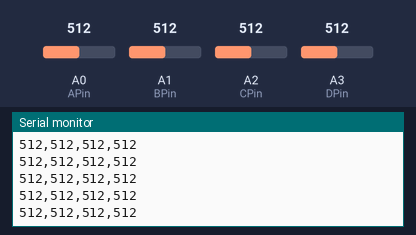
This sketch was run on a simulated Arduino Uno, built with avr-gcc and run on an emulated ATmega328P. On the bench: the last lines printed to the serial monitor. Inputs (shaded band) come from the test bench; at power-on: A0 (APin) = 512, A1 (BPin) = 512, A2 (CPin) = 512, A3 (DPin) = 512.

Above: at 1.2 s.
1.3 s: A0 (APin) set to 109
At 2.2 s:
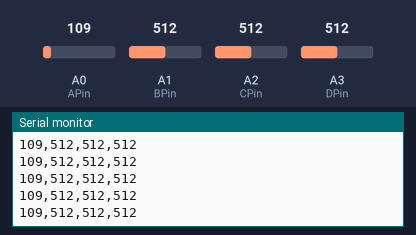
4.3 s: A0 (APin) set to 89
At 5.1 s:
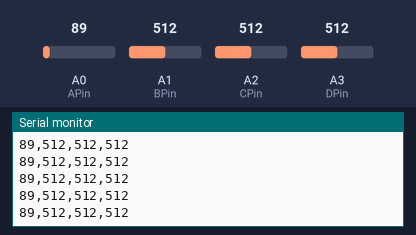
Timing chart, 0 to 7.3 s (numbered marks = the images above; inputs shaded):
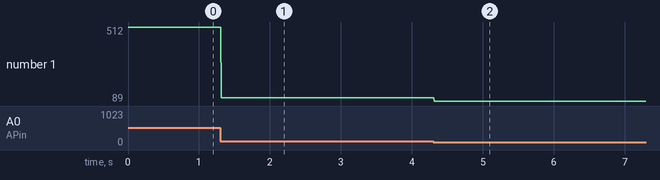

Measured:
- after the input at 1.3 s, the serial monitor: prints a new line at once (image 1)
- after the input at 4.3 s, the serial monitor: prints a new line at once (image 2)
- plotted number 1: 512 → 109 after the input at 1.3 s, 109 → 89 after the input at 4.3 s

The sketch:

four_sensors.ino
```cpp
#include <util/delay.h>

//  Variables
int APin = 0;               // Sensor1 connected to ANALOG PIN 0
int BPin = 1;               // Sensor2 connected to ANALOG PIN 1
int CPin = 2;               // Sensor3 connected to ANALOG PIN 2
int DPin = 3;               // Sensor4 connected to ANALOG PIN 3
int sampling_rate = 250;
long int baudrate = 115200;

unsigned int aVal = 0;      // holds the incoming raw data. Signal value can range from 0-1024
unsigned int bVal = 0;      // holds the incoming raw data. Signal value can range from 0-1024
unsigned int cVal = 0;      // holds the incoming raw data. Signal value can range from 0-1024
unsigned int dVal = 0;      // holds the incoming raw data. Signal value can range from 0-1024

// To compute: inter_sample_interval_us
//int(round(float(1000/sampling_rate))) ->use this formula to calculate. Here it can not be made dymanic due to library limitation
// Also account for the average processing delay, and substract from the value, e.g. for 250 sampling rate, 4 - 1.3
// 0.1 -> ADC, 0.2 - serial.Print, 0.1 - Misc
double inter_sample_interval_us = 2.7;


// The SetUp Function:
void setup() {
    Serial.begin(baudrate);         // Set's up Serial Communication at certain speed.
    pinMode(APin, INPUT);
    pinMode(BPin, INPUT);
    pinMode(CPin, INPUT);
    pinMode(DPin, INPUT);
}

// The Main Loop Function
void loop() {
    aVal = analogRead(APin);  // Read the Sensor1 value. Assign this value to the "aVal" variable.
    bVal = analogRead(BPin);  // Read the Sensor2 value. Assign this value to the "bVal" variable.
    cVal = analogRead(CPin);  // Read the Sensor3 value. Assign this value to the "cVal" variable.
    dVal = analogRead(DPin);  // Read the Sensor4 value. Assign this value to the "dVal" variable.

    Serial.print(aVal);         // Send the aVal value to Serial.
    Serial.print(",");
    Serial.print(bVal);         // Send the bVal value to Serial.
    Serial.print(",");
    Serial.print(cVal);         // Send the cVal value to Serial.
    Serial.print(",");
    Serial.println(dVal);       // Send the dVal value to Serial.
    noInterrupts();
    _delay_ms(inter_sample_interval_us);
    interrupts();
}
```
